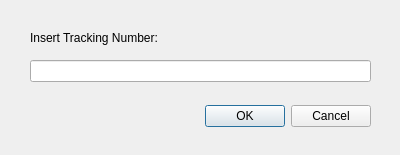
<?xml version="1.0" encoding="UTF-8"?>
<ui version="4.0">
 <class>Dialog</class>
 <widget class="QDialog" name="Dialog">
  <property name="geometry">
   <rect>
    <x>0</x>
    <y>0</y>
    <width>400</width>
    <height>155</height>
   </rect>
  </property>
  <property name="windowTitle">
   <string>Dialog</string>
  </property>
  <widget class="QDialogButtonBox" name="buttonBox">
   <property name="geometry">
    <rect>
     <x>30</x>
     <y>100</y>
     <width>341</width>
     <height>32</height>
    </rect>
   </property>
   <property name="orientation">
    <enum>Qt::Horizontal</enum>
   </property>
   <property name="standardButtons">
    <set>QDialogButtonBox::Cancel|QDialogButtonBox::Ok</set>
   </property>
  </widget>
  <widget class="QLabel" name="label">
   <property name="geometry">
    <rect>
     <x>30</x>
     <y>30</y>
     <width>341</width>
     <height>16</height>
    </rect>
   </property>
   <property name="text">
    <string>Insert Tracking Number:</string>
   </property>
  </widget>
  <widget class="QLineEdit" name="lineEdit">
   <property name="geometry">
    <rect>
     <x>30</x>
     <y>60</y>
     <width>341</width>
     <height>22</height>
    </rect>
   </property>
  </widget>
 </widget>
 <resources/>
 <connections>
  <connection>
   <sender>buttonBox</sender>
   <signal>accepted()</signal>
   <receiver>Dialog</receiver>
   <slot>accept()</slot>
   <hints>
    <hint type="sourcelabel">
     <x>248</x>
     <y>254</y>
    </hint>
    <hint type="destinationlabel">
     <x>157</x>
     <y>274</y>
    </hint>
   </hints>
  </connection>
  <connection>
   <sender>buttonBox</sender>
   <signal>rejected()</signal>
   <receiver>Dialog</receiver>
   <slot>reject()</slot>
   <hints>
    <hint type="sourcelabel">
     <x>316</x>
     <y>260</y>
    </hint>
    <hint type="destinationlabel">
     <x>286</x>
     <y>274</y>
    </hint>
   </hints>
  </connection>
 </connections>
</ui>
